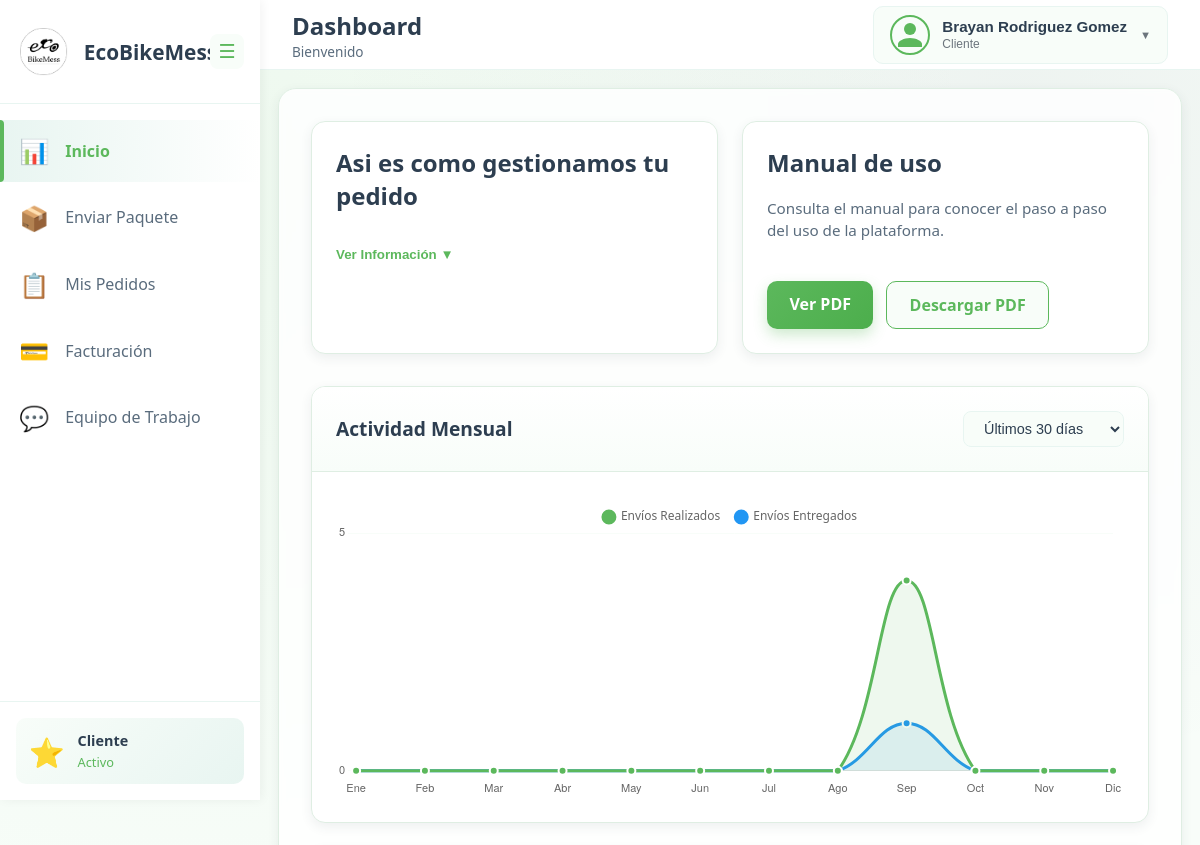
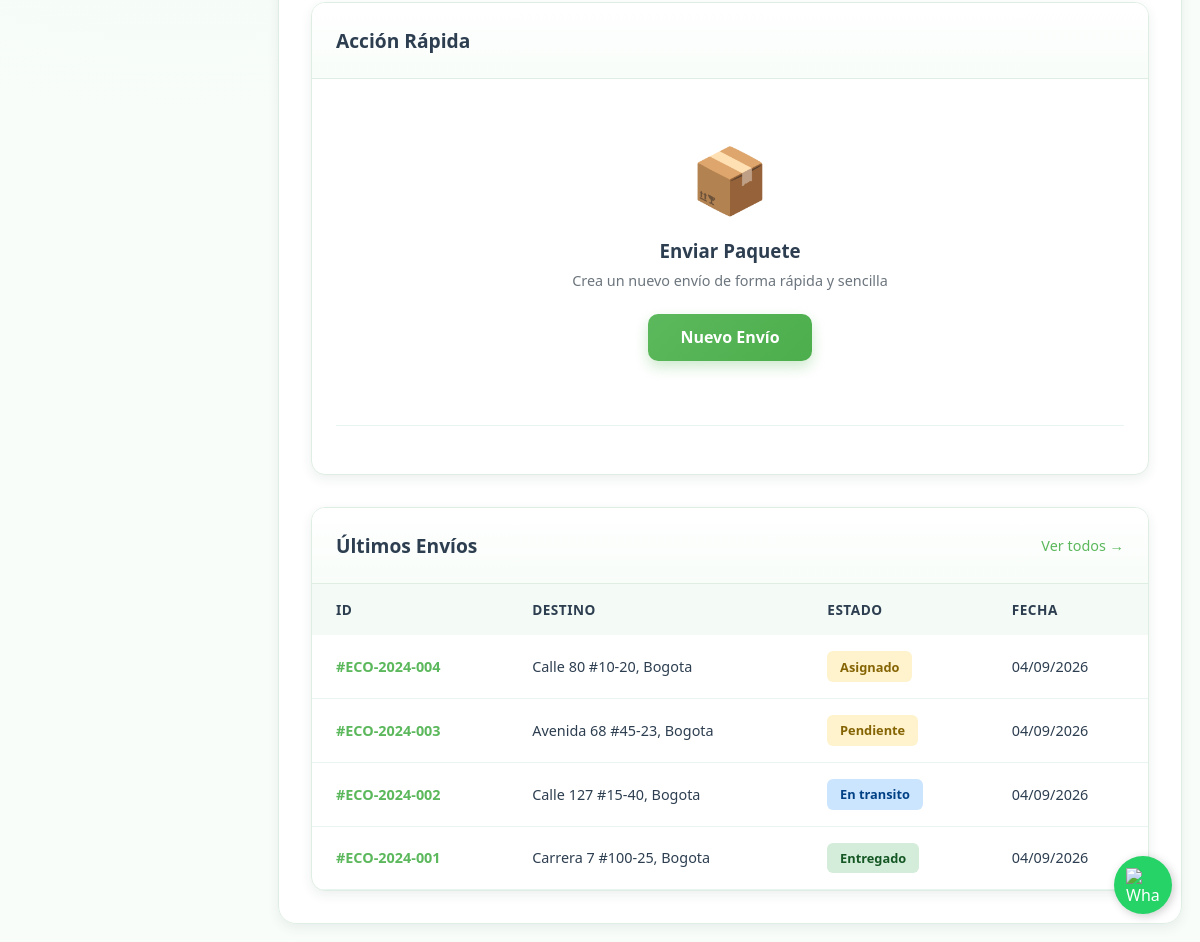
Screenshot of /cliente/inicio (signed in) with the database file from the repository (2 pictures, top to bottom).
### tables this page shows
CREATE TABLE IF NOT EXISTS paquetes (
    id INT PRIMARY KEY AUTO_INCREMENT,
    numero_guia VARCHAR(20) UNIQUE NOT NULL,
    cliente_id INT NOT NULL,
    remitente_nombre VARCHAR(200) NOT NULL,
    remitente_telefono VARCHAR(20) NOT NULL,
    remitente_correo VARCHAR(150),
    direccion_origen TEXT NOT NULL,
    observaciones_recoleccion TEXT,
    destinatario_nombre VARCHAR(200) NOT NULL,
    destinatario_telefono VARCHAR(10) NOT NULL,
    destinatario_telefono2 VARCHAR(10),
    direccion_destino TEXT NOT NULL,
    instrucciones_entrega TEXT,
    descripcion_contenido TEXT NULL,
    dimensiones VARCHAR(100),
    envio_mismo_dia TINYINT(1) NOT NULL DEFAULT 0,
    zona_periferica TINYINT(1) NOT NULL DEFAULT 0,
    recoger_cambios TINYINT(1) NOT NULL DEFAULT 0,
    envio_destinatario ENUM('si', 'no') DEFAULT 'no',
    tipo_servicio ENUM('entrega_simple', 'contraentrega') DEFAULT 'entrega_simple',
    costo_envio DECIMAL(10,2) NOT NULL,
    recaudo_esperado DECIMAL(10,2) DEFAULT 0.00,
    estado ENUM('pendiente', 'asignado', 'en_transito', 'en_ruta', 'entregado', 'cancelado', 'devuelto') DEFAULT 'pendiente',
    mensajero_id INT NULL,
    mensajero_recoleccion_id INT NULL,
    recoleccion_id INT NULL,
    creado_por INT NOT NULL,
    fecha_creacion TIMESTAMP DEFAULT CURRENT_TIMESTAMP,
    fecha_asignacion TIMESTAMP NULL,
    fecha_entrega TIMESTAMP NULL,
    qr_code VARCHAR(255) UNIQUE,
    escaneado BOOLEAN DEFAULT FALSE,
    fecha_escaneo TIMESTAMP NULL,
    checklist_verde TINYINT(1) NOT NULL DEFAULT 0,
    FOREIGN KEY (cliente_id) REFERENCES clientes(id),
    FOREIGN KEY (mensajero_id) REFERENCES mensajeros(id),
    FOREIGN KEY (mensajero_recoleccion_id) REFERENCES mensajeros(id),
    FOREIGN KEY (creado_por) REFERENCES usuarios(id)
);

### includes/paths.php (called while the page is built, shortened)
<?php
function app_base_path(): string
{
    $projectRoot = realpath(__DIR__ . DIRECTORY_SEPARATOR . '..');
    $documentRoot = isset($_SERVER['DOCUMENT_ROOT']) ? realpath((string) $_SERVER['DOCUMENT_ROOT']) : false;
    if ($projectRoot && $documentRoot) {
        $projectRootNorm = str_replace('\\', '/', $projectRoot);
        $documentRootNorm = rtrim(str_replace('\\', '/', $documentRoot), '/');
        if ($documentRootNorm !== '' && strpos($projectRootNorm, $documentRootNorm) === 0) {
            $relative = substr($projectRootNorm, strlen($documentRootNorm));
            $relative = '/' . ltrim((string) $relative, '/');
            $relative = rtrim($relative, '/');
            return $relative === '/' ? '' : $relative;
        }
    }
    $scriptDir = isset($_SERVER['SCRIPT_NAME']) ? dirname((string) $_SERVER['SCRIPT_NAME']) : '';
    $scriptDir = str_replace('\\', '/', (string) $scriptDir);
    $scriptDir = rtrim($scriptDir, '/');
    return $scriptDir === '/' ? '' : $scriptDir;
}
function app_url(string $path = ''): string
{
    $base = app_base_path();
    $path = ltrim($path, '/');
    return $base . ($path !== '' ? '/' . $path : '');
}
function app_asset_url(string $path = ''): string
{
    return app_url('public/' . ltrim($path, '/'));
}
function app_routes(): array
{
    static $routes = null;
    if ($routes !== null) {
        return $routes;
    }
    $routes = [
        'home' => '',
        'about' => 'nosotros',
        'login' => 'login',
        'register' => 'crear-cuenta',
        'forgot-password' => 'recuperar-contrasena',
        'reset-password' => 'cambiar-contrasena',
        'client.dashboard' => 'cliente/inicio',
        'client.send-package' => 'cliente/enviar-paquete',
        'client.orders' => 'cliente/mis-pedidos',
        'client.team' => 'cliente/equipo-trabajo',
        'client.billing' => 'cliente/facturacion',
        'client.profile' => 'cliente/mi-perfil',
        'admin.dashboard' => 'admin/inicio',
        'admin.packages' => 'admin/paquetes',
        'admin.create-shipment' => 'admin/digitar-envio',
        'admin.collections' => 'admin/asignar-recolecciones',
        'admin.billing' => 'admin/facturacion',
        'admin.notes' => 'admin/notas',
        'admin.users' => 'admin/usuarios',
        'admin.profile' => 'admin/mi-perfil',
        'messenger.dashboard' => 'mensajero/inicio',
        'messenger.send-package' => 'mensajero/enviar-paquete',
        'messenger.orders' => 'mensajero/mis-pedidos',
        'messenger.packages' => 'mensajero/mis-paquetes',
        'messenger.history' => 'mensajero/historial',
        'messenger.pickups' => 'mensajero/recolecciones',
        'messenger.billing' => 'mensajero/facturacion',
        'messenger.profile' => 'mensajero/mi-perfil',
        'logout' => 'logout',
    ];
    return $routes;
}
function route_path(string $name): string
{
    $routes = app_routes();
    return $routes[$name];
}
function route_url(string $name, array $query = []): string
{
    $url = app_url(route_path($name));
    return $url;
}

### models/conexionGlobal.php (called while the page is built, shortened)
<?php
function conexionDB(){
    try {
        $dsn = "mysql:host=localhost;dbname=u478643953_ecobikemess;charset=utf8";
        $db = new PDO($dsn, 'u478643953_ecobikemess', '/EcoBikeMess0310');
        $db->setAttribute(PDO::ATTR_ERRMODE, PDO::ERRMODE_EXCEPTION);
        $db->exec("SET time_zone = '-05:00'");
        return $db;
    } catch (PDOException $PDOe) {
        throw new Exception("Fallo SQL: " . $PDOe->getMessage());
    }
}

### models/inicioClienteModel.php (called while the page is built, shortened)
<?php
require_once __DIR__ . '/conexionGlobal.php';
class InicioClienteModel {
    private $conn;
    public function __construct() {
        $this->conn = conexionDB();
    }
    public function obtenerIdCliente($usuario_id, $rol) {
        try {
            if ($rol === 'cliente') {
                $sql = "SELECT id FROM clientes WHERE usuario_id = :uid";
                $stmt = $this->conn->prepare($sql);
                $stmt->execute([':uid' => $usuario_id]);
                return $stmt->fetchColumn();
            } elseif ($rol === 'colaborador') {
                $sql = "SELECT cliente_id FROM colaboradores_cliente WHERE usuario_id = :uid";
                $stmt = $this->conn->prepare($sql);
                $stmt->execute([':uid' => $usuario_id]);
                return $stmt->fetchColumn();
            }
        } catch (PDOException $e) {
            return null;
        }
        return null;
    }
    public function obtenerUltimosPedidos($cliente_id, $limit = 5) {
        try {
            $sql = "SELECT id, numero_guia, direccion_destino, estado, fecha_creacion
                    FROM paquetes
                    WHERE cliente_id = :cid
                    ORDER BY fecha_creacion DESC
                    LIMIT :limit";
            $stmt = $this->conn->prepare($sql);
            $stmt->bindValue(':cid', $cliente_id, PDO::PARAM_INT);
            $stmt->bindValue(':limit', $limit, PDO::PARAM_INT);
            $stmt->execute();
            return $stmt->fetchAll(PDO::FETCH_ASSOC);
        } catch (PDOException $e) {
            return [];
        }
    }
    public function obtenerDatosGrafica($cliente_id, $periodo = 'year') {
        try {
            $condicion = "AND YEAR(fecha_creacion) = YEAR(CURRENT_DATE())";
            $sql = "SELECT MONTH(fecha_creacion) as mes, COUNT(*) as total,
                    SUM(CASE WHEN estado = 'entregado' THEN 1 ELSE 0 END) as entregados
                    FROM paquetes
                    WHERE cliente_id = :cid $condicion
                    GROUP BY MONTH(fecha_creacion)
                    ORDER BY mes ASC";
            $stmt = $this->conn->prepare($sql);
            $stmt->execute([':cid' => $cliente_id]);
            return $stmt->fetchAll(PDO::FETCH_ASSOC);
        } catch (PDOException $e) {
            return [];
        }
    }
}
?>

### views/Clientes/inicioCliente.php (the view, shortened to what this page needs)
<?php
require_once __DIR__ . '/../../includes/paths.php';
require_once '../../models/inicioClienteModel.php';
$ultimosPedidos = [];
$chartDataRaw = [];
$model = new InicioClienteModel();
$cliente_id = $model->obtenerIdCliente($_SESSION['user_id'], $_SESSION['user_role']);
if ($cliente_id) {
    $ultimosPedidos = $model->obtenerUltimosPedidos($cliente_id);
    $chartDataRaw = $model->obtenerDatosGrafica($cliente_id);
}
$chartLabels = ['Ene', 'Feb', 'Mar', 'Abr', 'May', 'Jun', 'Jul', 'Ago', 'Sep', 'Oct', 'Nov', 'Dic'];
$dataTotal = array_fill(0, 12, 0);
$dataEntregados = array_fill(0, 12, 0);
foreach ($chartDataRaw as $row) {
    $mesIndex = intval($row['mes']) - 1;
    if ($mesIndex >= 0 && $mesIndex < 12) {
        $dataTotal[$mesIndex] = intval($row['total']);
        $dataEntregados[$mesIndex] = intval($row['entregados']);
    }
}
$manualClienteUrl = app_asset_url('doc/Manual%20procedimiento%20clientes.docx.pdf');
?>
<!DOCTYPE html>
<html lang="es">
<head>
    <link rel="stylesheet" href="../../public/css/clienteSidebar.css">
    <link rel="stylesheet" href="../../public/css/clienteNavbar.css">
    <link rel="stylesheet" href="../../public/css/inicioCliente.css">
    <link rel="stylesheet" href="../../public/css/responsive.css">
    <link rel="stylesheet" href="../../public/css/clientesTheme.css">
</head>
<body>
    <?php include '../layouts/clienteSidebar.php'; ?>
    <div class="main-content">
        <?php include '../layouts/clienteNavbar.php'; ?>
        <div class="dashboard-container">
            <div class="stats-grid">
                <div class="stat-card important-info-card">
                    <div class="stat-card-header">
                        <div class="stat-info">
                            <h2>Asi es como gestionamos tu pedido</h2>
                        </div>
                    </div>
                    <button class="btn-details" id="toggleInfoBtn">
                        Ver Información ▼
                    </button>
                </div>
                <div class="stat-card manual-card">
                    <div class="stat-info">
                        <h2>Manual de uso</h2>
                        <p class="manual-description">Consulta el manual para conocer el paso a paso del uso de la plataforma.</p>
                    </div>
                    <div class="manual-actions">
                        <a href="<?php echo htmlspecialchars($manualClienteUrl, ENT_QUOTES, 'UTF-8'); ?>" class="btn-primary" target="_blank" rel="noopener">Ver PDF</a>
                        <a href="<?php echo htmlspecialchars($manualClienteUrl, ENT_QUOTES, 'UTF-8'); ?>" class="manual-download-link" download>Descargar PDF</a>
                    </div>
                </div>
            </div>
            <div class="content-grid">
                <div class="card chart-card">
                    <div class="card-header">
                        <h2>Actividad Mensual</h2>
                        <div class="header-actions">
                            <select class="period-select">
                                <option>Últimos 30 días</option>
                            </select>
                        </div>
                    </div>
                    <div class="card-body">
                        <canvas id="activityChart"></canvas>
                    </div>
                </div>
                <div class="card quick-action-card">
                    <div class="card-header">
                        <h2>Acción Rápida</h2>
                    </div>
                    <div class="card-body">
                        <div class="quick-action-content">
                            <div class="quick-icon">📦</div>
                            <h3>Enviar Paquete</h3>
                            <p>Crea un nuevo envío de forma rápida y sencilla</p>
                            <a href="<?php echo htmlspecialchars(route_url('client.send-package'), ENT_QUOTES, 'UTF-8'); ?>" class="btn-primary">Nuevo Envío</a>
                        </div>
                        <div class="quick-stats">
                        </div>
                    </div>
                </div>
            </div>
            <div class="content-grid-2">
                <div class="card">
                    <div class="card-header">
                        <h2>Últimos Envíos</h2>
                        <a href="<?php echo htmlspecialchars(route_url('client.orders'), ENT_QUOTES, 'UTF-8'); ?>" class="view-all-link">Ver todos →</a>
                    </div>
                    <div class="card-body no-padding">
                        <div class="table-container">
                            <table class="data-table">
                                <thead>
                                    <tr>
                                        <th>ID</th>
                                        <th>Destino</th>
                                        <th>Estado</th>
                                        <th>Fecha</th>
                                    </tr>
                                </thead>
                                <tbody>
                                    <?php if (empty($ultimosPedidos)): ?>
                                        <tr><td colspan="5" style="text-align:center;">No hay envíos recientes</td></tr>
                                    <?php else: ?>
                                        <?php foreach ($ultimosPedidos as $pedido): ?>
                                            <?php
                                                $statusClass = 'status-pending';
                                                $statusText = ucfirst(str_replace('_', ' ', $pedido['estado']));
                                                if ($pedido['estado'] == 'entregado') $statusClass = 'status-delivered';
                                                elseif (in_array($pedido['estado'], ['en_transito', 'en_proceso'])) $statusClass = 'status-in-transit';
                                                elseif ($pedido['estado'] == 'cancelado') $statusClass = 'status-cancelled';
                                            ?>
                                            <tr>
                                                <td><span class="order-id">#<?php echo htmlspecialchars($pedido['numero_guia']); ?></span></td>
                                                <td><?php echo htmlspecialchars($pedido['direccion_destino']); ?></td>
                                                <td><span class="status-badge <?php echo $statusClass; ?>"><?php echo $statusText; ?></span></td>
                                                <td><?php echo date('d/m/Y', strtotime($pedido['fecha_creacion'])); ?></td>
                                            </tr>
                                        <?php endforeach; ?>
                                    <?php endif; ?>
                                </tbody>
                            </table>
                        </div>
                    </div>
                </div>
    <script>
        window.dashboardChartData = {
            labels: <?php echo json_encode($chartLabels); ?>,
            total: <?php echo json_encode($dataTotal); ?>,
            entregados: <?php echo json_encode($dataEntregados); ?>
        };
    </script>
</body>
</html>

### rows the page displays
paquetes: numero_guia "ECO-2024-004", direccion_destino "Calle 80 #10-20, Bogota", estado "Asignado", fecha_creacion "04/09/2026"
paquetes: numero_guia "ECO-2024-003", direccion_destino "Avenida 68 #45-23, Bogota", estado "Pendiente", fecha_creacion "04/09/2026"
paquetes: numero_guia "ECO-2024-002", direccion_destino "Calle 127 #15-40, Bogota", estado "En transito", fecha_creacion "04/09/2026"
paquetes: numero_guia "ECO-2024-001", direccion_destino "Carrera 7 #100-25, Bogota", estado "Entregado", fecha_creacion "04/09/2026"

### other values shown
$_SESSION['user_role'] "Cliente"
chart data {{ json_encode($chartLabels) }} ["Ene","Feb","Mar","Abr","May","Jun","Jul","Ago","Sep","Oct","Nov","Dic"]
chart data {{ json_encode($dataTotal) }} [0,0,0,0,0,0,0,0,4,0,0,0]
chart data {{ json_encode($dataEntregados) }} [0,0,0,0,0,0,0,0,1,0,0,0]
